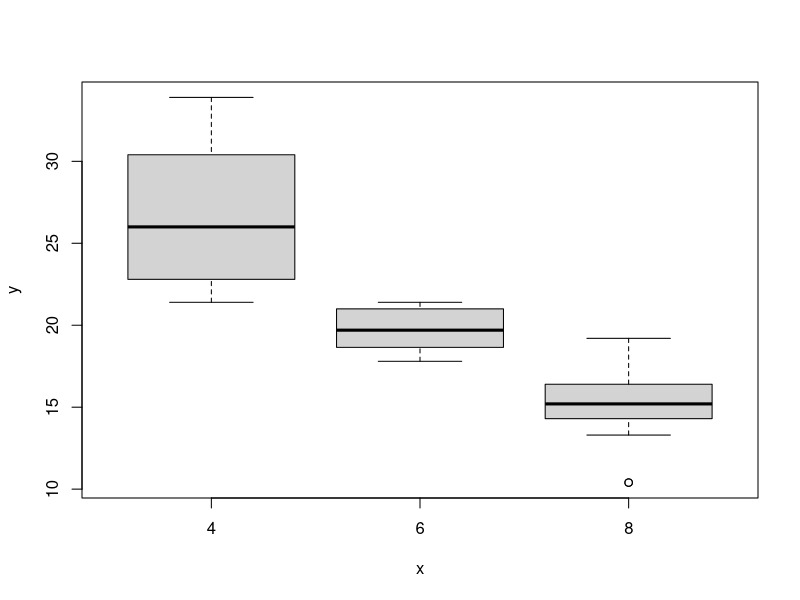
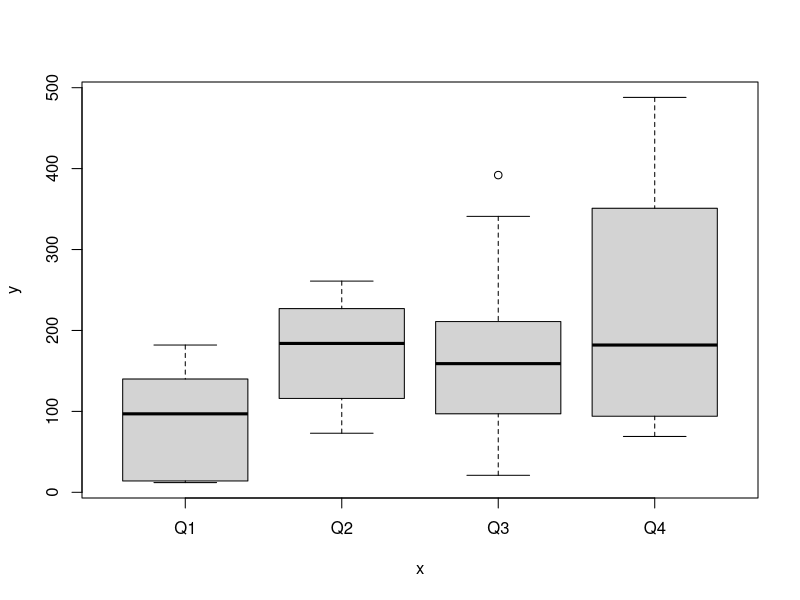
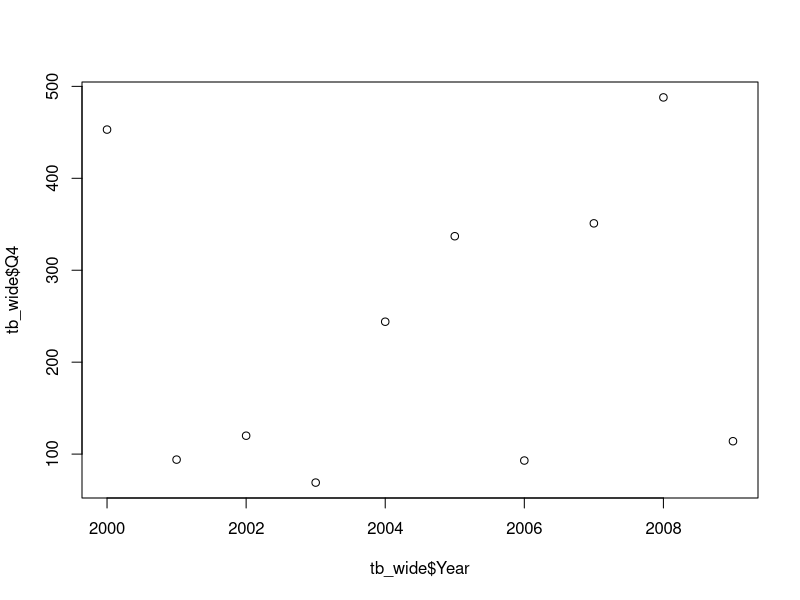

Recreate these plots in R, in order.
## ---- chunk 1
knitr::opts_chunk$set(echo = TRUE)
## ---- chunk 2
if (!require(tidyverse)){
  install.packages("tidyverse")
}
library("tidyverse")
## ---- chunk 3
tb <- as_tibble(mtcars)
glimpse(tb)
## ---- chunk 4
head(mtcars)
## ---- chunk 5
tb <- rownames_to_column(mtcars, var = "car") %>% as_tibble()
## ---- chunk 6
tb$car # examine the car names
## ---- chunk 7
# commenting out the write so I don't have to edit again on subsequent notebook runs
#write.csv(mtcars, "mtcars.csv")
## ---- chunk 8
tb <- read.csv("mtcars.csv") %>% as_tibble()
glimpse(tb)
## ---- chunk 9
tb <- 
   tb %>% separate(X, c("make", "model"), extra = "merge")

tb
## ---- chunk 10
tb_cars <- tb %>%
  unite("car", make:model)
tb_cars
## ---- chunk 11
tb_temp <- tb_cars %>% select(car, mpg, cyl)
plot(factor(tb_temp$cyl), tb_temp$mpg)
## ---- chunk 12
performance <- tibble(
  #Team = sample(1:4,10, replace=T),
  Year = 2000:2009,
  Q1 = sample(10:200, 10, replace=T),
  Q2 = sample(10:300, 10, replace=T),
  Q3 = sample(10:400, 10, replace=T),
  Q4 = sample(10:500, 10, replace=T)
)

performance
## ---- chunk 13
tb_long <- performance %>% gather(Quarter, Performance, Q1:Q4)
glimpse(tb_long)
## ---- chunk 14
tb_long$Quarter <- as.factor(tb_long$Quarter)
plot(tb_long$Quarter, tb_long$Performance)
## ---- chunk 15
tb_wide <- tb_long %>% spread(Quarter, Performance)
glimpse(tb_wide)
## ---- chunk 16
plot(tb_wide$Year, tb_wide$Q4)
## ---- chunk 17
performance
## ---- chunk 18
arrange(performance, Q1)
